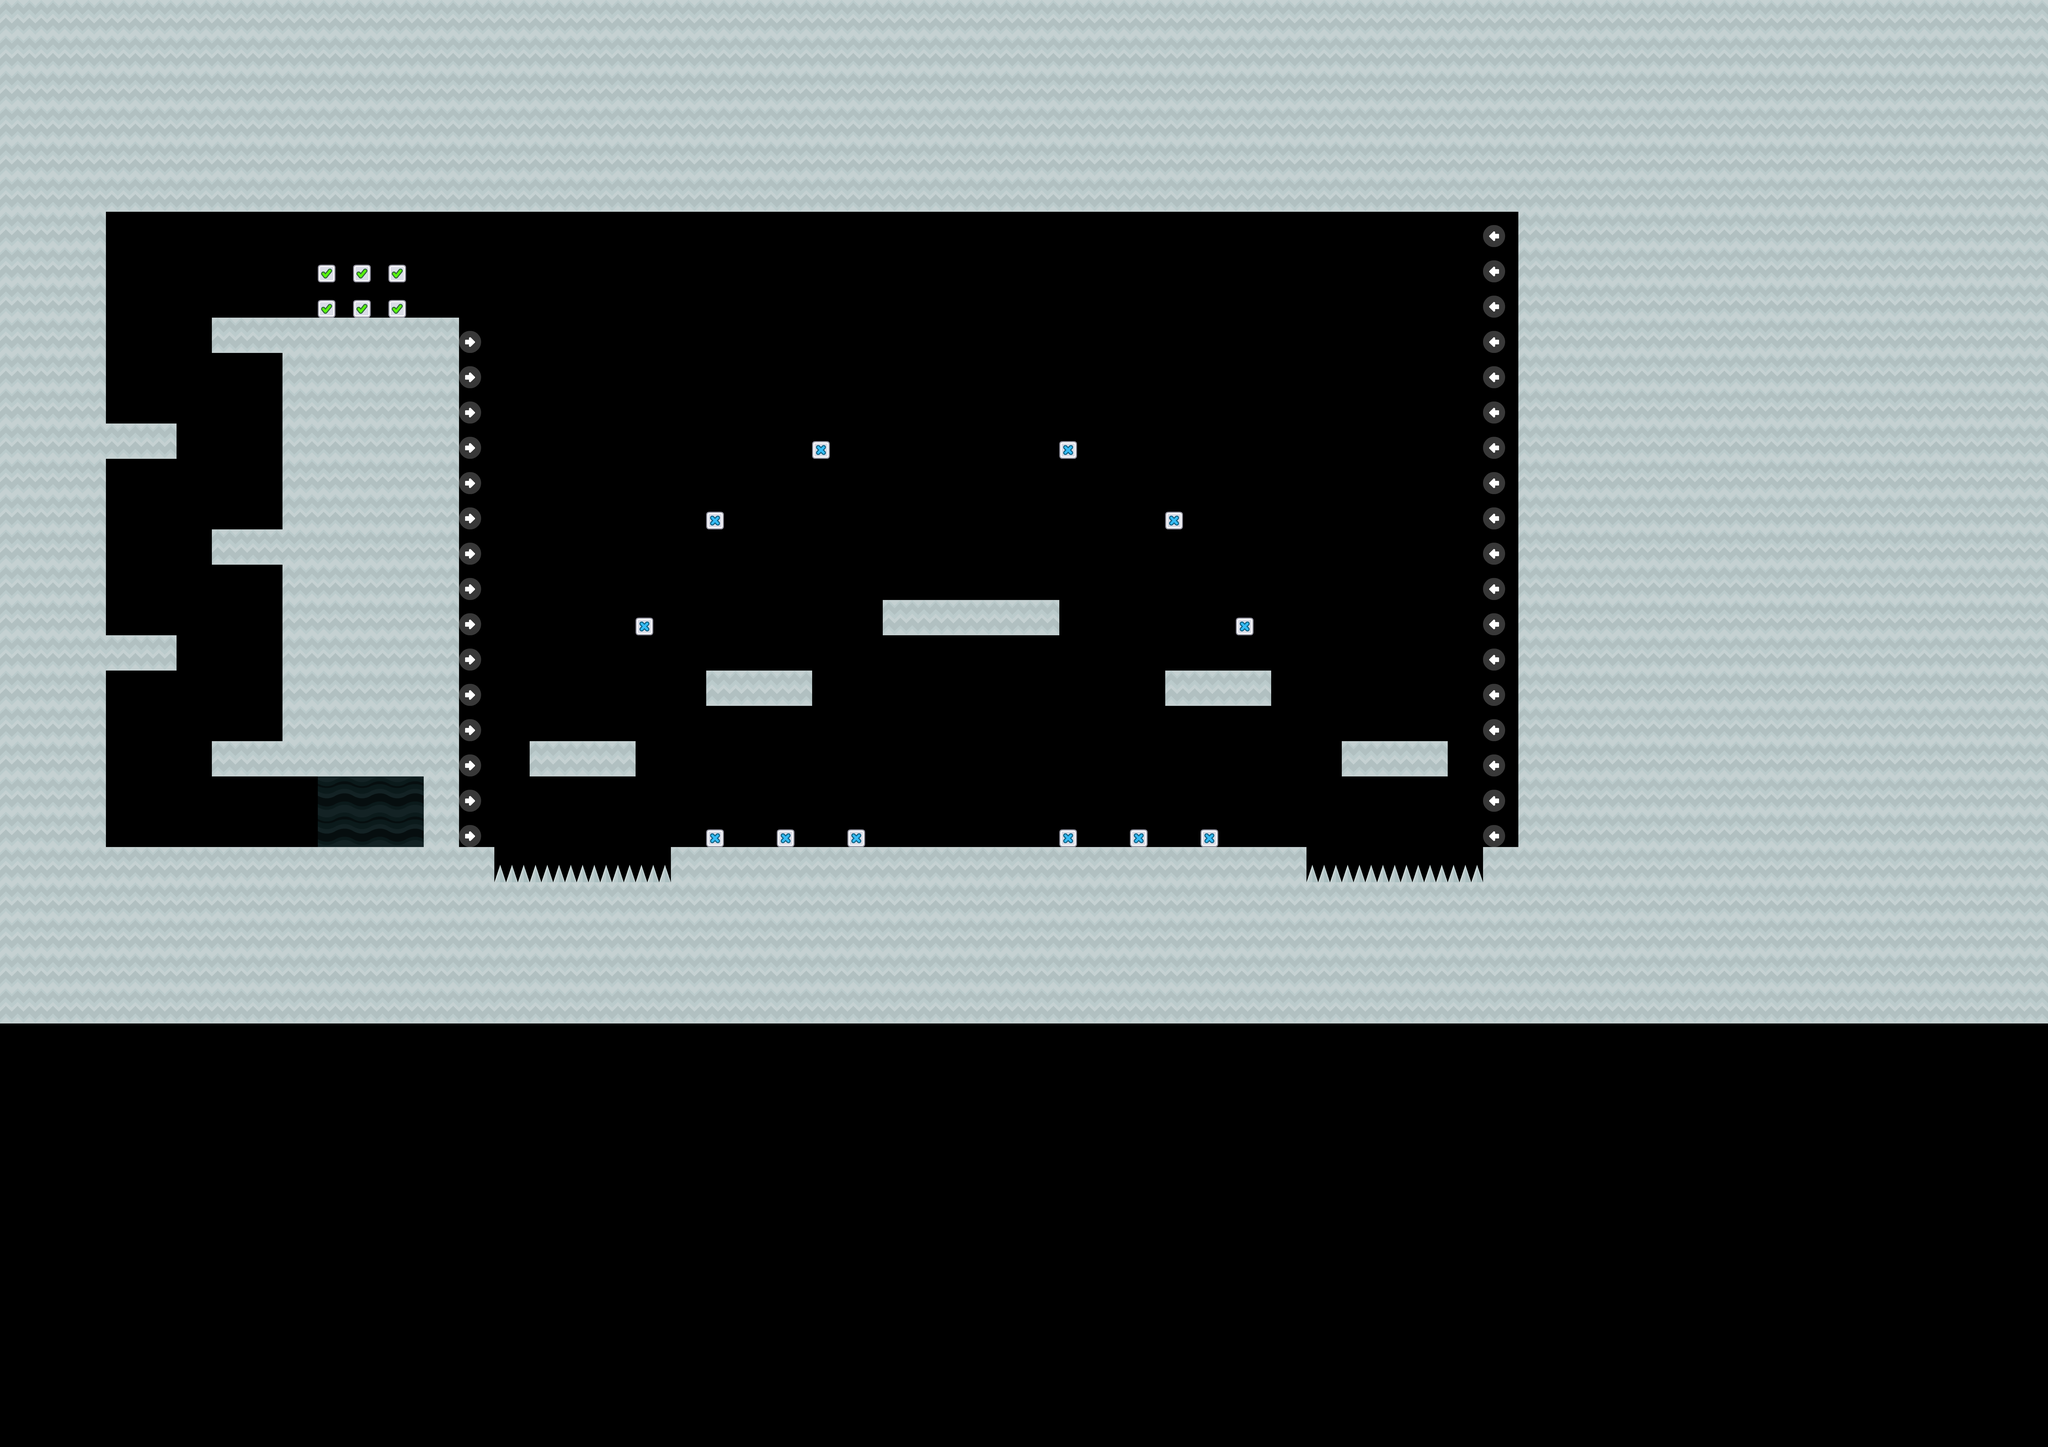

Tiled map render using the project's own tile images. Description and the map definition, with tile-layer contents summarised, below:
An orthogonal 58x41 tile map with 128x128 px tiles, 7 tile layers (Platforms, Hazard, Wall Jump, Load Zone, ...), 5 tilesets.

<map version="1.10" tiledversion="1.11.2" orientation="orthogonal" renderorder="right-down" width="58" height="41" tilewidth="128" tileheight="128" infinite="0" nextlayerid="8" nextobjectid="1">
 <tileset firstgid="1" source="../tilesets/groundMarble.tsx" />
 <tileset firstgid="6" source="../tilesets/wjump.tsx" />
 <tileset firstgid="9" source="../tilesets/groundStone.tsx" />
 <tileset firstgid="24" source="../tilesets/load.tsx" />
 <tileset firstgid="42" source="../tilesets/enemy.tsx" />
 <layer id="1" name="Platforms" width="58" height="41">
  <data>[2378 cells, 236 non-empty, 1 distinct tile ids]</data>
 </layer>
 <layer id="7" name="Hazard" width="58" height="41">
  <data>[2378 cells, 10 non-empty, 1 distinct tile ids]</data>
 </layer>
 <layer id="6" name="Wall Jump" width="58" height="41">
  <data>[2378 cells, 33 non-empty, 2 distinct tile ids]</data>
 </layer>
 <layer id="2" name="Load Zone" width="58" height="41">
  <data>[2378 cells, 10 non-empty, 2 distinct tile ids]</data>
 </layer>
 <layer id="3" name="Enemy Spawn" width="58" height="41">
  <data>[2378 cells, 12 non-empty, 2 distinct tile ids]</data>
 </layer>
 <layer id="4" name="Background" width="58" height="41">
  <data>[2378 cells, 6 non-empty, 1 distinct tile ids]</data>
 </layer>
 <layer id="5" name="Foreground" width="58" height="41">
  <data>[2378 cells, 842 non-empty, 1 distinct tile ids]</data>
 </layer>
</map>
